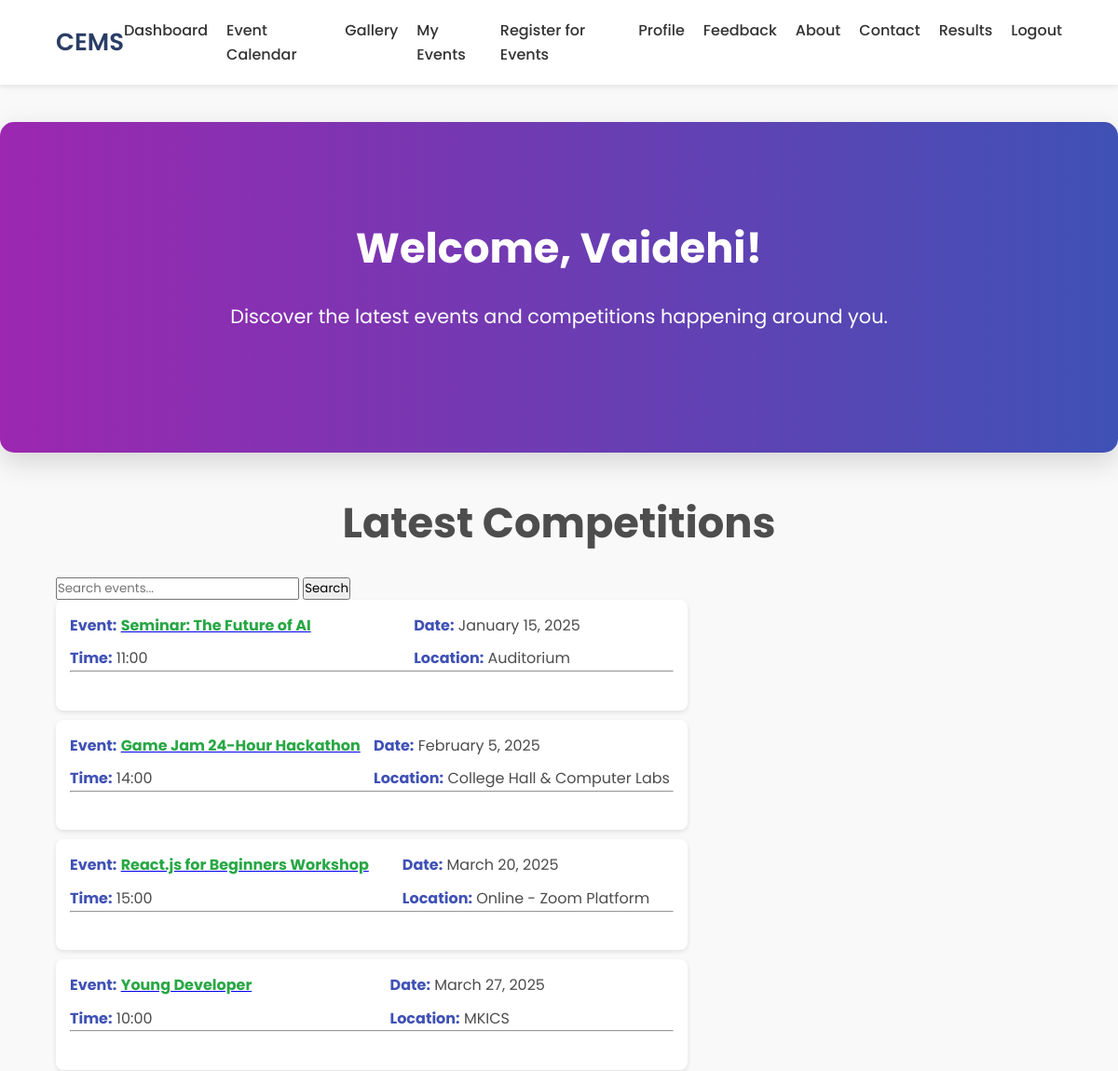
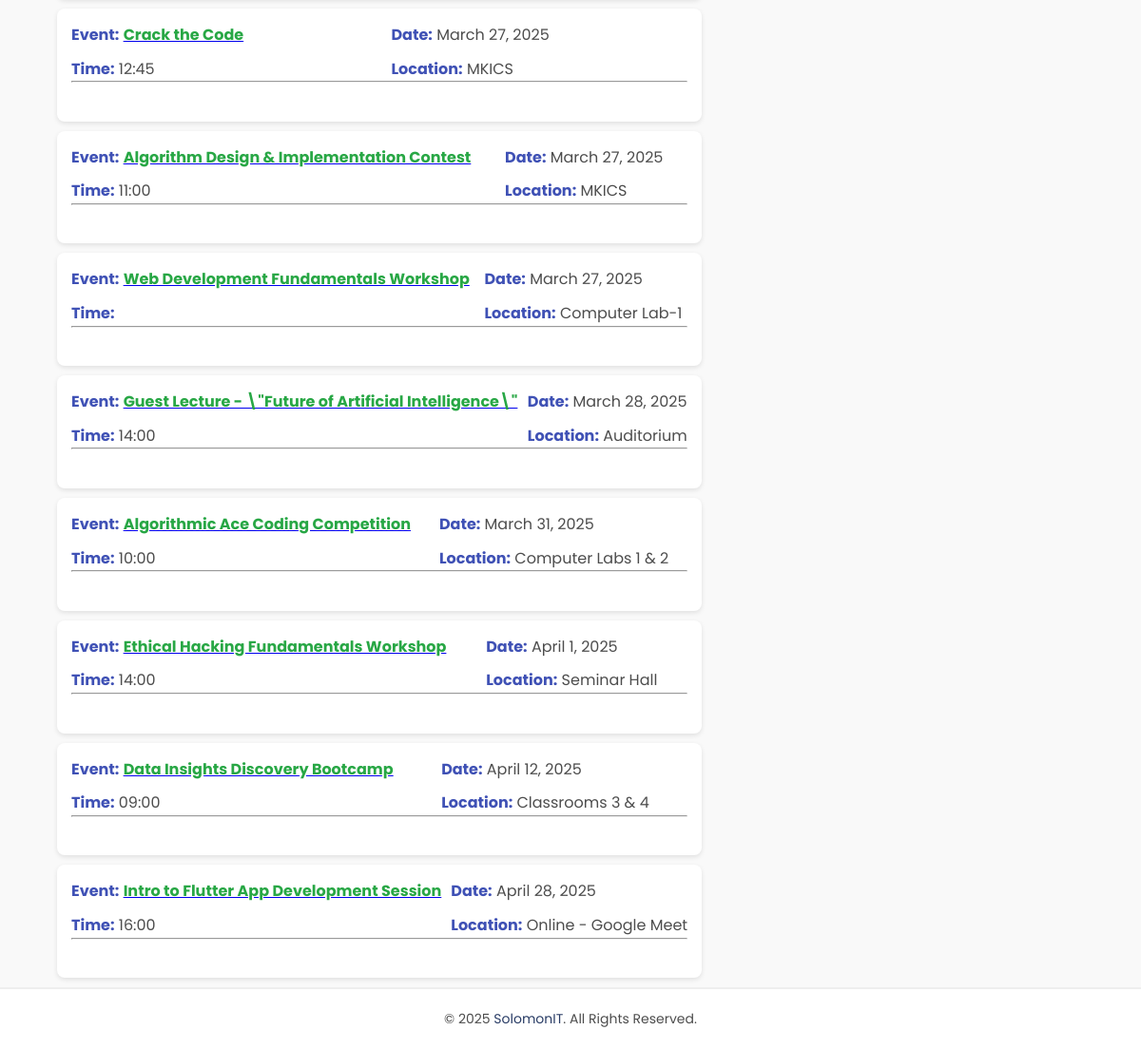
The app's page /event_calendar.php (signed in) with its own data (2 pictures, top to bottom).
### tables this page shows
CREATE TABLE `user_master` (
  `user_id` int NOT NULL AUTO_INCREMENT,
  `user_name` text,
  `user_email` text,
  `user_password` text,
  `user_address` text,
  `otp` varchar(255) DEFAULT NULL,
  `otp_expiry` int DEFAULT NULL,
  `user_created_at` datetime DEFAULT CURRENT_TIMESTAMP,
  PRIMARY KEY (`user_id`)
);

CREATE TABLE `event_master` (
  `event_id` int NOT NULL AUTO_INCREMENT,
  `event_name` text,
  `event_description` text,
  `event_date` text,
  `event_location` text,
  `event_time` text,
  `f_prize` text NOT NULL,
  `s_prize` text NOT NULL,
  `event_price` decimal(10,2) NOT NULL DEFAULT '0.00',
  `max_par` int DEFAULT '0',
  `is_active` tinyint(1) DEFAULT '1',
  PRIMARY KEY (`event_id`)
);

### event_calendar.php (the view, shortened to what this page needs)
<?php
include "config.php";
if (!isset($_SESSION['user_id']) || $_SESSION['loggedin'] !== true) {
    echo "<script>window.location.href='login.php'</script>";
    exit();
} else {
    $u_id = $_SESSION['user_id'];
    $sql = "SELECT * FROM user_master WHERE user_id = $u_id";
    $res = mysqli_query($conn, $sql);
    $row = mysqli_fetch_assoc($res);
}
$search_term = isset($_GET['search']) ? mysqli_real_escape_string($conn, $_GET['search']) : '';
$where_clause = "";
$sql = "SELECT * FROM event_master WHERE is_active = 1 $where_clause ORDER BY event_date ASC";
$result = mysqli_query($conn, $sql);
$events = [];
while ($row_event = mysqli_fetch_assoc($result)) {
    $events[] = $row_event;
}
?>
<!DOCTYPE html>
<html lang="en">
<head>
</head>
<body>
    <?php include "navbar.php"; ?>
    <main>
        <section class="hero">
            <div class="hero-content">
                <h1 class="hero-title">Welcome, <?php echo $row['user_name']; ?>!</h1>
                <p class="hero-text">Discover the latest events and competitions happening around you.</p>
            </div>
        </section>
        <section class="event-list">
            <center>
                <h2 class="hero-title">Latest Competitions</h2>
            </center>
            <div class="container">
                <form action="" method="GET">
                    <input type="text" name="search" placeholder="Search events..." value="<?php echo htmlspecialchars($search_term); ?>">
                    <button type="submit">Search</button>
                </form>
            </div>
            <div class="container">
                <ul>
                    <?php if (empty($events)) { ?>
                        <li>No events found.</li>
                    <?php } else { ?>
                        <?php foreach ($events as $event) {
                            $event_id = htmlspecialchars($event['event_id']);
                             ?>
                            <li>
                                <div class="event-details">
                                    <p><strong>Event:</strong>
                                         <a href="event_details.php?event_id=<?php echo $event_id ?>">
                                        <span class="highlighted-text"><?php echo htmlspecialchars($event['event_name']); ?></span></a></p>
                                    <p><strong>Date:</strong> <?php echo date('F j, Y', strtotime($event['event_date'])); ?></p>
                                    <p><strong>Time:</strong> <?php echo $event['event_time']; ?></p>
                                    <p><strong>Location:</strong> <?php echo htmlspecialchars($event['event_location']); ?></p>
                                </div>
                                <hr>
                                <br>
                            </li>
                        <?php } ?>
                    <?php } ?>
                                    </ul>
            </div>
        </section>
    </main>
    <footer>
        <p>© 2025 <a href="https://www.solomonit.com" target="_blank">SolomonIT</a>. All Rights Reserved.</p>
    </footer>
</body>
</html>

### event_calendar.php (style rules this page uses)
* { margin: 0; padding: 0; box-sizing: border-box; font-family: 'Poppins', sans-serif; }
body { background-color: #f9f9f9; color: #4d4d4d; font-size: 16px; line-height: 1.6; min-height: 100vh; display: flex; flex-direction: column; }
.container { width: 90%; max-width: 1200px; margin: 0 auto; display: flex; justify-content: space-between; align-items: center; }
.hero { flex: 1; display: flex; align-items: center; justify-content: center; text-align: center; padding: 100px 20px; background: linear-gradient(to right, #9c27b0, #3f51b5); color: white; border-radius: 15px; margin-top: 40px; box-shadow: 0 10px 30px rgba(0, 0, 0, 0.15); }
.hero-content { max-width: 800px; }
.hero-title { font-size: 2.8rem; font-weight: 700; margin-bottom: 20px; }
.hero-text { font-size: 1.3rem; font-weight: 400; margin-bottom: 30px; }
.event-list { margin-top: 40px; }
.event-list ul { list-style: none; padding-left: 0; }
.event-list li { background-color: #fff; padding: 15px; margin-bottom: 10px; border-radius: 8px; box-shadow: 0 2px 5px rgba(0, 0, 0, 0.1); }
.event-list li strong { color: #3f51b5; }
footer { background-color: #fff; padding: 20px; text-align: center; font-size: 14px; margin-top: auto; border-top: 2px solid #eee; }
footer p { margin: 0; }
footer a { color: #2a3d66; text-decoration: none; transition: color 0.3s ease; }
.event-details { display: grid; grid-template-columns: auto auto; gap: 10px; }
.event-details p { margin: 0; }
.highlighted-text { color: #28a745; font-weight: bold; }

### navbar.php (style rules this page uses)
* { margin: 0; padding: 0; box-sizing: border-box; font-family: 'Poppins', sans-serif; }
.container { width: 90%; max-width: 1200px; margin: 0 auto; display: flex; justify-content: space-between; align-items: center; }

### records on screen
user_master: user_name "Vaidehi"
event_master: event_name "Seminar: The Future of AI", event_date "January 15, 2025", event_time "11:00", event_location "Auditorium"
event_master: event_name "Game Jam 24-Hour Hackathon", event_date "February 5, 2025", event_time "14:00", event_location "College Hall & Computer Labs"
event_master: event_name "React.js for Beginners Workshop", event_date "March 20, 2025", event_time "15:00", event_location "Online - Zoom Platform"
event_master: event_name "Young Developer", event_date "March 27, 2025", event_time "10:00", event_location "MKICS"
event_master: event_name "Crack the Code", event_date "March 27, 2025", event_time "12:45", event_location "MKICS"
event_master: event_name "Algorithm Design & Implementation Contest", event_date "March 27, 2025", event_time "11:00", event_location "MKICS"
event_master: event_name "Web Development Fundamentals Workshop", event_date "March 27, 2025", event_location "Computer Lab-1"
event_master: event_name "Guest Lecture - \\\"Future of Artificial Intelligence\\\"", event_date "March 28, 2025", event_time "14:00", event_location "Auditorium"
event_master: event_name "Algorithmic Ace Coding Competition", event_date "March 31, 2025", event_time "10:00", event_location "Computer Labs 1 & 2"
event_master: event_name "Ethical Hacking Fundamentals Workshop", event_date "April 1, 2025", event_time "14:00", event_location "Seminar Hall"
event_master: event_name "Data Insights Discovery Bootcamp", event_date "April 12, 2025", event_time "09:00", event_location "Classrooms 3 & 4"
event_master: event_name "Intro to Flutter App Development Session", event_date "April 28, 2025", event_time "16:00", event_location "Online - Google Meet"
